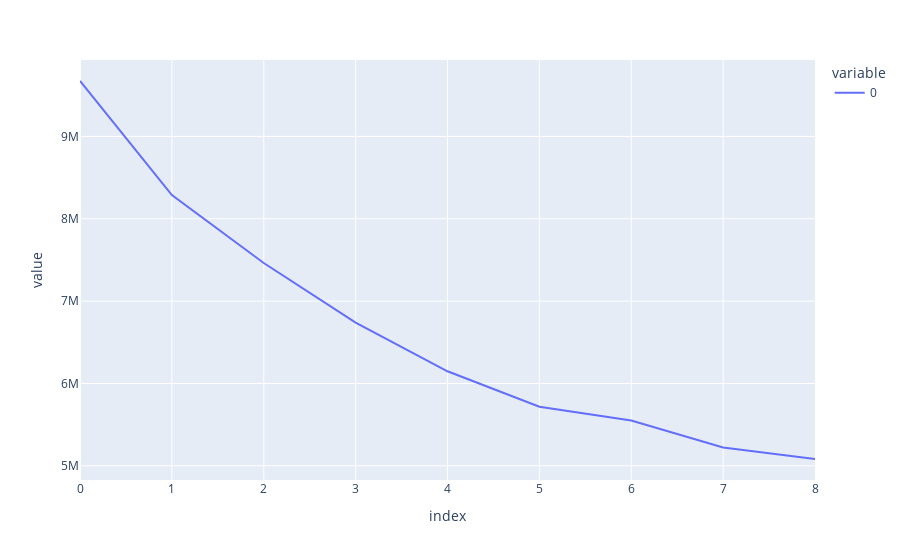

The notebook cell saved with this chart:
### Code cell
#Plotting the inertias method 1 
fig = px.line(inertias)
fig.show()

### Figure 1 — Plotly figure (JSON) as saved in the notebook; plotly's stock layout.template omitted (floating-point values rounded to 4 significant figures)
{"data": [{"hovertemplate": "variable=0<br>index=%{x}<br>value=%{y}<extra></extra>", "legendgroup": "0", "line": {"color": "#636efa", "dash": "solid"}, "marker": {"symbol": "circle"}, "mode": "lines", "name": "0", "orientation": "v", "showlegend": true, "type": "scatter", "x": [0, 1, 2, 3, 4, 5, 6, 7, 8], "xaxis": "x", "y": [9673000.0, 8287000.0, 7463000.0, 6740000.0, 6148000.0, 5718000.0, 5552000.0, 5223000.0, 5083000.0], "yaxis": "y"}], "layout": {"legend": {"title": {"text": "variable"}, "tracegroupgap": 0}, "margin": {"t": 60}, "xaxis": {"anchor": "y", "domain": [0, 1], "title": {"text": "index"}}, "yaxis": {"anchor": "x", "domain": [0, 1], "title": {"text": "value"}}}}
